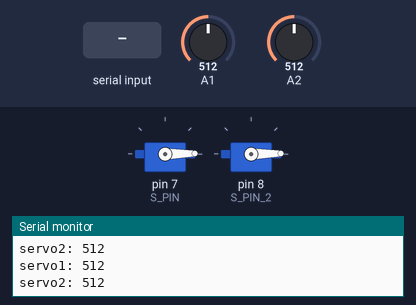
Simulated run of this sketch. Board: Arduino Uno, built with avr-gcc and run on an emulated ATmega328P. Parts: 2 × servo, the last lines printed to the serial monitor. The test bench sets the inputs (shaded band); at power-on: A1 = 512, A2 = 512.

Above: at 1.2 s.
1.3 s: "90;\n" received over Serial
At 2.5 s:
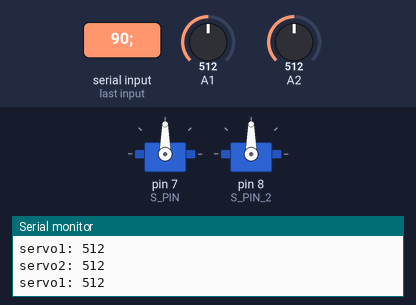
Timing chart, 0 to 4.3 s (numbered marks = the images above; inputs shaded):
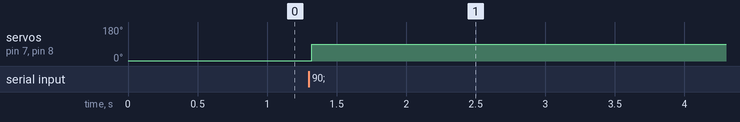

The sketch:

SERVOB2122.ino.ino
```cpp
#include <Servo.h>

#define S_PIN 7
#define S_PIN_2 8

Servo servo_one;
Servo servo_two;

byte buf[256];
byte buf_index = 0;

void resetBuffer()
{
    memset( &buf[0], 0, 256 );
    buf_index = 0;

    pinMode( A1, INPUT );
    pinMode( A2, INPUT );
}

void setup()
{
    servo_one.attach( S_PIN );
    servo_two.attach( S_PIN_2 );
    servo_one.write( 1 );
    servo_two.write( 1 );

    Serial.begin( 9600 );
    while( !Serial );

    resetBuffer();

    Serial.println( "Starting" );
}

void loop()
{
    static int value = 1;
    while( Serial.available() > 0 )
    {
        byte c = Serial.read();
        buf[buf_index++] = c;

        if( c != ';' )
            return;
        else
        {
            sscanf( buf, "%d;", &value );
            resetBuffer();
        }
    }
    servo_one.write( value );
    servo_two.write( value );
    Serial.println( "servo1: " + String( analogRead( A1 ) ) );
    Serial.println( "servo2: " + String( analogRead( A2 ) ) );
}
```

Measured:
- after the input at 1.3 s, servo on pin 7 (S_PIN), servo on pin 8 (S_PIN_2): 1° → 90° at once
